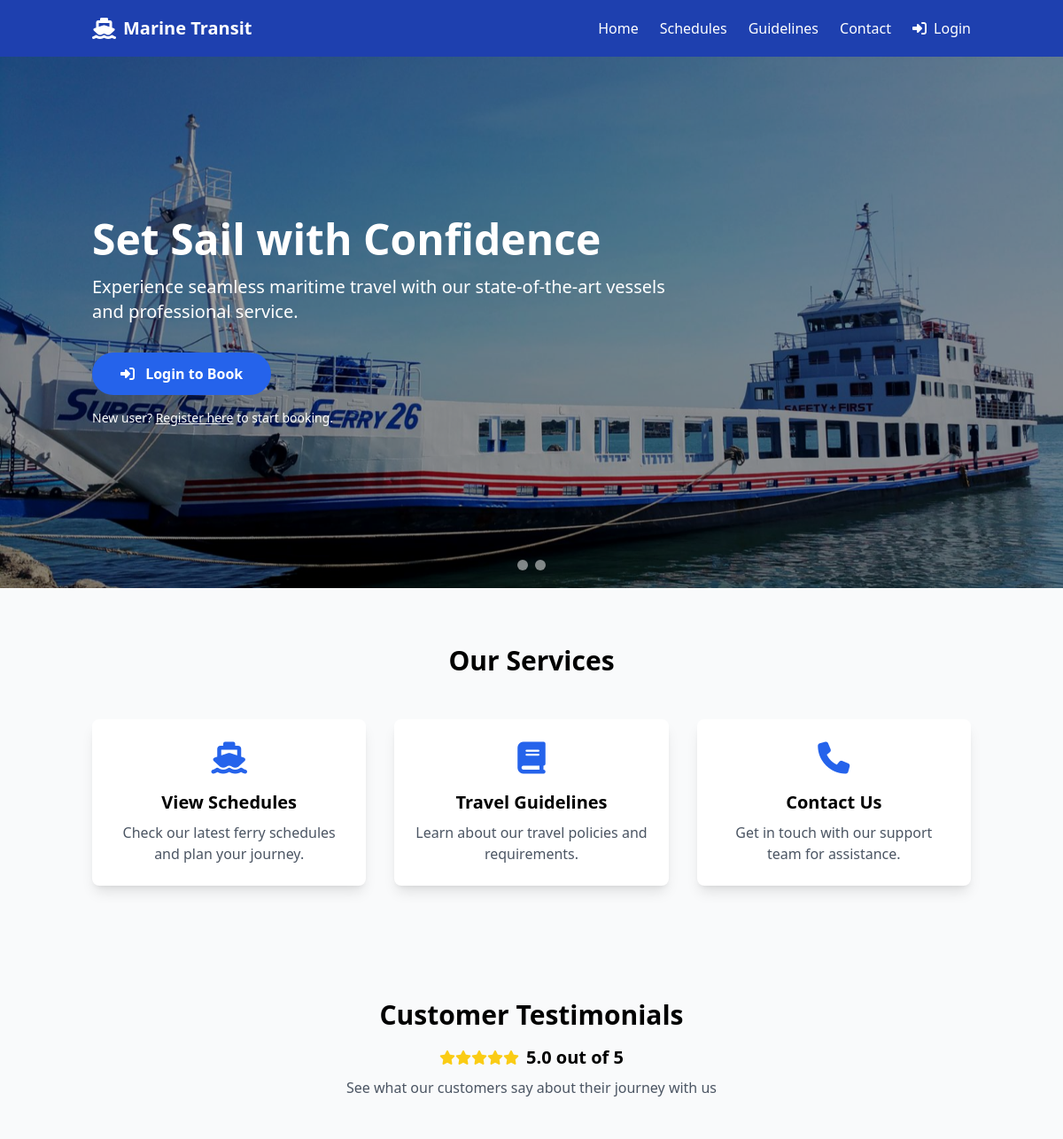
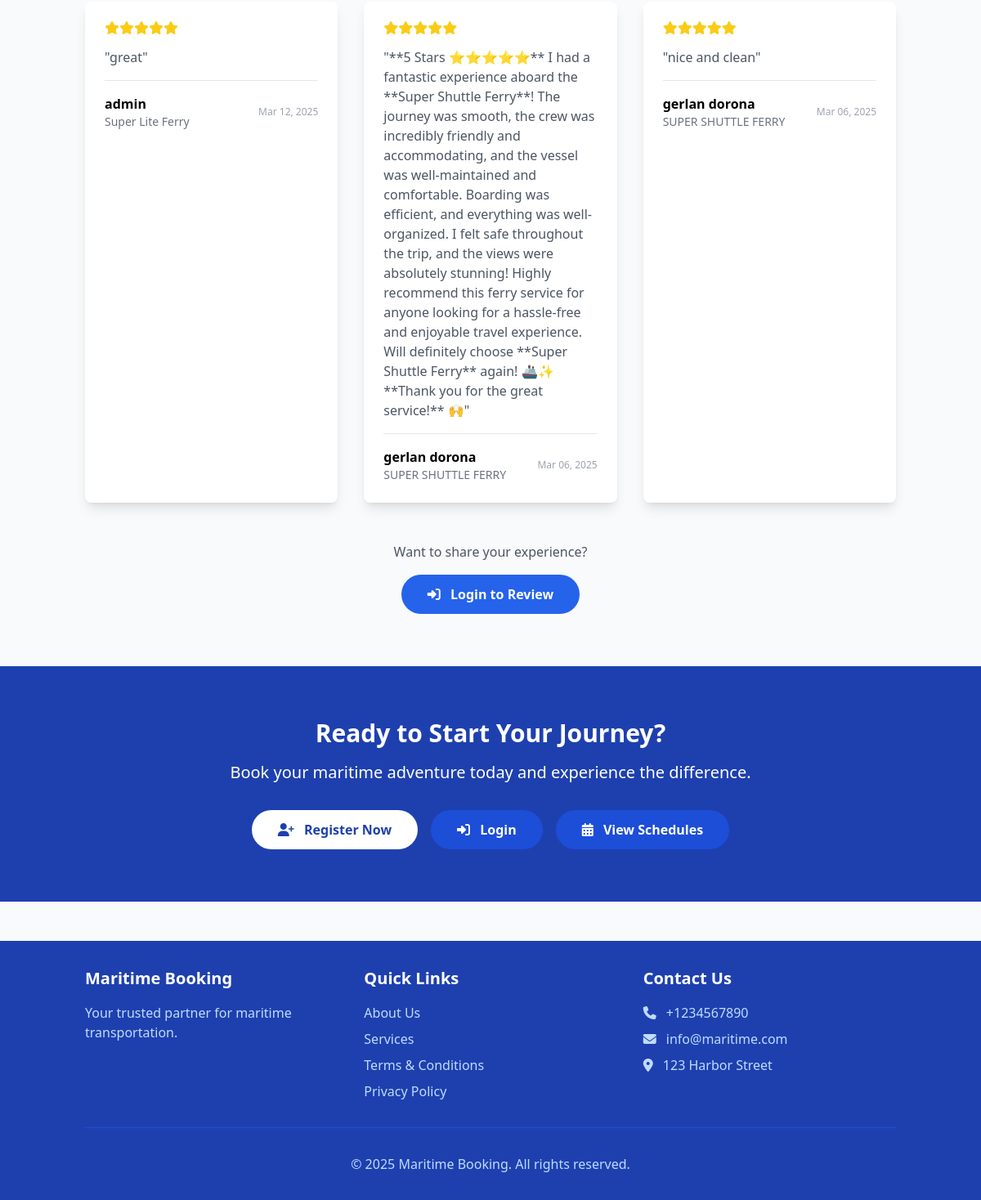
The page / on the database its author committed (2 pictures, top to bottom).
### trip/models.py (models this page shows, shortened)
class Rating(models.Model):
    vessel = models.ForeignKey(Vessel, on_delete=models.CASCADE)
    rating = models.IntegerField(choices=[(1, '1'), (2, '2'), (3, '3'), (4, '4'), (5, '5')])
    comment = models.TextField(blank=True, null=True)
    full_name = models.CharField(max_length=100)
    email = models.EmailField(blank=True, null=True)
    created_at = models.DateTimeField(auto_now_add=True)
    is_approved = models.BooleanField(default=False)  # Add this field for moderation
    user = models.ForeignKey('auth.User', on_delete=models.SET_NULL, null=True, blank=True)  # Add this field to track user ratings
    class Meta:
        ordering = ['-created_at']

class Vessel(models.Model):
    name = models.CharField(max_length=100)
    capacity_passengers = models.PositiveIntegerField()
    capacity_cargo = models.FloatField(help_text="Capacity in metric tons")
    active = models.BooleanField(default=True)

### trip/views.py (the view)
# urls.py: 2. Add a URL to urlpatterns:  path('', views.home, name='home')
def home(request):
    testimonials = Rating.objects.filter(
        is_approved=True  # Only get approved ratings
    ).select_related(
        'vessel',
        'user'
    ).order_by('-created_at')[:6]  # Get latest 6 approved testimonials
    avg_rating = Rating.objects.filter(
        is_approved=True  # Only include approved ratings in average
    ).aggregate(
        avg=Avg('rating')
    )['avg'] or 0
    vessels = Vessel.objects.filter(active=True).order_by('name')
    context = {
        'testimonials': testimonials,
        'avg_rating': round(avg_rating, 1),
        'vessels': vessels,
    }
    return render(request, 'home.html', context)

### trip/views.py (called while the page is built)
def get_notification_context(request):
    if request.user.is_authenticated:
        pending_payments_count = Booking.objects.filter(is_paid=False).count()
        return {
            'pending_payments_count': pending_payments_count
        }
    return {'pending_payments_count': 0}

### templates/home.html (shortened to what this page needs)
{% extends 'base.html' %}
{% load static %}
{% block content %}
<div class="relative h-[600px]">
    <div class="relative h-full overflow-hidden">
        <div class="absolute inset-0 bg-cover bg-center transition-all duration-500 hover-3d"
             style="background-image: url('{% static 'images/ferry_cover_2.jpg' %}');">
            <div class="absolute inset-0 bg-black opacity-40"></div>
        </div>
    </div>
    <div class="absolute inset-0 flex items-center">
        <div class="container mx-auto px-4">
            <div class="text-white max-w-2xl relative z-10">
                <h1 class="text-5xl font-bold mb-4 animate-fade-in">Set Sail with Confidence</h1>
                <p class="text-xl mb-8 animate-fade-in-delay">Experience seamless maritime travel with our state-of-the-art vessels and professional service.</p>
                <div class="space-y-4">
                    {% if user.is_authenticated %}
                        <a href="{% url 'schedules' %}"
                           class="inline-block bg-blue-600 hover:bg-blue-700 text-white font-bold py-3 px-8 rounded-full transition duration-300 transform hover:scale-105 hover:shadow-lg">
                            <i class="fas fa-ticket-alt mr-2"></i> Book Now
                        </a>
                        {% if not user.is_staff %}
                            <p class="text-white text-sm mt-2">Welcome back, {{ user.username }}! Ready to book your next journey?</p>
                        {% endif %}
                    {% else %}
                        <a href="{% url 'login' %}"
                           class="inline-block bg-blue-600 hover:bg-blue-700 text-white font-bold py-3 px-8 rounded-full transition duration-300 transform hover:scale-105 hover:shadow-lg">
                            <i class="fas fa-sign-in-alt mr-2"></i> Login to Book
                        </a>
                        <p class="text-white text-sm mt-2">New user? <a href="{% url 'register' %}" class="underline hover:text-blue-300">Register here</a> to start booking.</p>
                    {% endif %}
                </div>
            </div>
        </div>
    </div>
    <div class="absolute bottom-5 left-0 right-0 flex justify-center space-x-2">
        <button class="w-3 h-3 rounded-full bg-white opacity-50 hover:opacity-100 transition-opacity duration-300"></button>
        <button class="w-3 h-3 rounded-full bg-white opacity-50 hover:opacity-100 transition-opacity duration-300"></button>
    </div>
</div>
<div class="container mx-auto px-4 py-16">
    <h2 class="text-3xl font-bold text-center mb-12">Our Services</h2>
    <div class="grid grid-cols-1 md:grid-cols-3 gap-8">
        <a href="{% url 'schedules' %}" class="text-center p-6 bg-white rounded-lg shadow-lg hover:shadow-xl transition duration-300">
            <i class="fas fa-ship text-4xl text-blue-600 mb-4"></i>
            <h3 class="text-xl font-bold mb-2">View Schedules</h3>
            <p class="text-gray-600">Check our latest ferry schedules and plan your journey.</p>
        </a>
        <a href="{% url 'guidelines' %}" class="text-center p-6 bg-white rounded-lg shadow-lg hover:shadow-xl transition duration-300">
            <i class="fas fa-book text-4xl text-blue-600 mb-4"></i>
            <h3 class="text-xl font-bold mb-2">Travel Guidelines</h3>
            <p class="text-gray-600">Learn about our travel policies and requirements.</p>
        </a>
        <a href="{% url 'contact' %}" class="text-center p-6 bg-white rounded-lg shadow-lg hover:shadow-xl transition duration-300">
            <i class="fas fa-phone text-4xl text-blue-600 mb-4"></i>
            <h3 class="text-xl font-bold mb-2">Contact Us</h3>
            <p class="text-gray-600">Get in touch with our support team for assistance.</p>
        </a>
    </div>
</div>
<div class="bg-gray-50 py-16">
    <div class="container mx-auto px-4">
        <div class="text-center mb-12">
            <h2 class="text-3xl font-bold mb-4">Customer Testimonials</h2>
            <div class="flex items-center justify-center mb-2">
                <div class="flex text-yellow-400 mr-2">
                    {% for i in "12345"|make_list %}
                        {% if forloop.counter <= avg_rating %}
                            <i class="fas fa-star"></i>
                        {% elif forloop.counter <= avg_rating|add:0.5 %}
                            <i class="fas fa-star-half-alt"></i>
                        {% else %}
                            <i class="far fa-star"></i>
                        {% endif %}
                    {% endfor %}
                </div>
                <span class="text-xl font-bold">{{ avg_rating }} out of 5</span>
            </div>
            <p class="text-gray-600">See what our customers say about their journey with us</p>
        </div>
        <div class="grid grid-cols-1 md:grid-cols-2 lg:grid-cols-3 gap-8">
            {% for rating in testimonials %}
                {% if rating.is_approved %}
                    <div class="bg-white p-6 rounded-lg shadow-lg">
                        <div class="flex text-yellow-400 mb-4">
                            {% for i in "12345"|make_list %}
                                {% if forloop.counter <= rating.rating %}
                                    <i class="fas fa-star"></i>
                                {% else %}
                                    <i class="far fa-star"></i>
                                {% endif %}
                            {% endfor %}
                        </div>
                        <p class="text-gray-600 mb-4">"{{ rating.comment }}"</p>
                        <div class="border-t pt-4">
                            <div class="flex items-center justify-between">
                                <div>
                                    <p class="font-semibold">
                                        {% if rating.user and rating.user.get_full_name %}
                                            {{ rating.user.get_full_name }}
                                        {% else %}
                                            {{ rating.full_name|default:"Anonymous" }}
                                        {% endif %}
                                    </p>
                                    <p class="text-sm text-gray-500">
                                        {{ rating.vessel.name }}
                                    </p>
                                </div>
                                <p class="text-xs text-gray-400">{{ rating.created_at|date:"M d, Y" }}</p>
                            </div>
                        </div>
                    </div>
                {% endif %}
            {% empty %}
                <div class="col-span-3 text-center py-8">
                    <p class="text-gray-500">No testimonials available yet.</p>
                </div>
            {% endfor %}
        </div>
        {% if user.is_authenticated %}
            <div class="text-center mt-12">
                <button onclick="openRatingModal()"
                        class="inline-block bg-blue-600 hover:bg-blue-700 text-white font-bold py-3 px-8 rounded-full transition duration-300">
                    <i class="fas fa-star mr-2"></i> Share Your Experience
                </button>
            </div>
        {% else %}
            <div class="text-center mt-12">
                <p class="text-gray-600 mb-4">Want to share your experience?</p>
                <a href="{% url 'login' %}?next={{ request.path }}"
                   class="inline-block bg-blue-600 hover:bg-blue-700 text-white font-bold py-3 px-8 rounded-full transition duration-300">
                    <i class="fas fa-sign-in-alt mr-2"></i> Login to Review
                </a>
            </div>
        {% endif %}
    </div>
</div>
<div class="bg-blue-800 text-white py-16">
    <div class="container mx-auto px-4 text-center">
        <h2 class="text-3xl font-bold mb-4">Ready to Start Your Journey?</h2>
        <p class="text-xl mb-8">Book your maritime adventure today and experience the difference.</p>
        <div class="flex flex-wrap justify-center gap-4">
            {% if user.is_authenticated %}
                <a href="{% url 'booking' %}" class="inline-block bg-white text-blue-800 font-bold py-3 px-8 rounded-full hover:bg-gray-100 transition duration-300">
                    <i class="fas fa-ticket-alt mr-2"></i> Book Your Trip
                </a>
            {% else %}
                <a href="{% url 'register' %}" class="inline-block bg-white text-blue-800 font-bold py-3 px-8 rounded-full hover:bg-gray-100 transition duration-300">
                    <i class="fas fa-user-plus mr-2"></i> Register Now
                </a>
                <a href="{% url 'login' %}" class="inline-block bg-blue-700 text-white font-bold py-3 px-8 rounded-full hover:bg-blue-600 transition duration-300">
                    <i class="fas fa-sign-in-alt mr-2"></i> Login
                </a>
            {% endif %}
            <a href="{% url 'schedules' %}" class="inline-block bg-blue-700 text-white font-bold py-3 px-8 rounded-full hover:bg-blue-600 transition duration-300">
                <i class="fas fa-calendar-alt mr-2"></i> View Schedules
            </a>
        </div>
    </div>
</div>
{% endblock %}

### templates/home.html (style rules this page uses)
.animate-fade-in { animation: fadeIn 1s ease-out forwards; }
.animate-fade-in-delay { animation: fadeIn 1s ease-out 0.3s forwards; opacity: 0; }
.hover-3d { transform-style: preserve-3d; perspective: 1000px; transition: transform 0.3s ease; }
.hover-3d { transition: transform 0.1s ease; }

### rows shown on the page
Rating: is_approved True (drawn), comment "great", full_name "admin", vessel.name "Super Lite Ferry", created_at "Mar 12, 2025"
Rating: is_approved True (drawn), comment "**5 Stars ⭐⭐⭐⭐⭐** I had a fantastic experience aboard the **Super Shuttle Ferry**! The journey was smooth, the crew was incredibly friendly and accommodating, and the vessel was well-maintained and comfortable. Boarding was efficient, and everything was well-organized. I felt safe throughout the trip, and the views were absolutely stunning! Highly recommend this ferry service for anyone looking for a hassle-free and enjoyable travel experience. Will definitely choose **Super Shuttle Ferry** again! 🚢✨ **Thank you for the great service!** 🙌", user.get_full_name "gerlan dorona", vessel.name "SUPER SHUTTLE FERRY", created_at "Mar 06, 2025"
Rating: is_approved True (drawn), comment "nice and clean", user.get_full_name "gerlan dorona", vessel.name "SUPER SHUTTLE FERRY", created_at "Mar 06, 2025"

### other values the page prints
{{ avg_rating }} "5.0"
